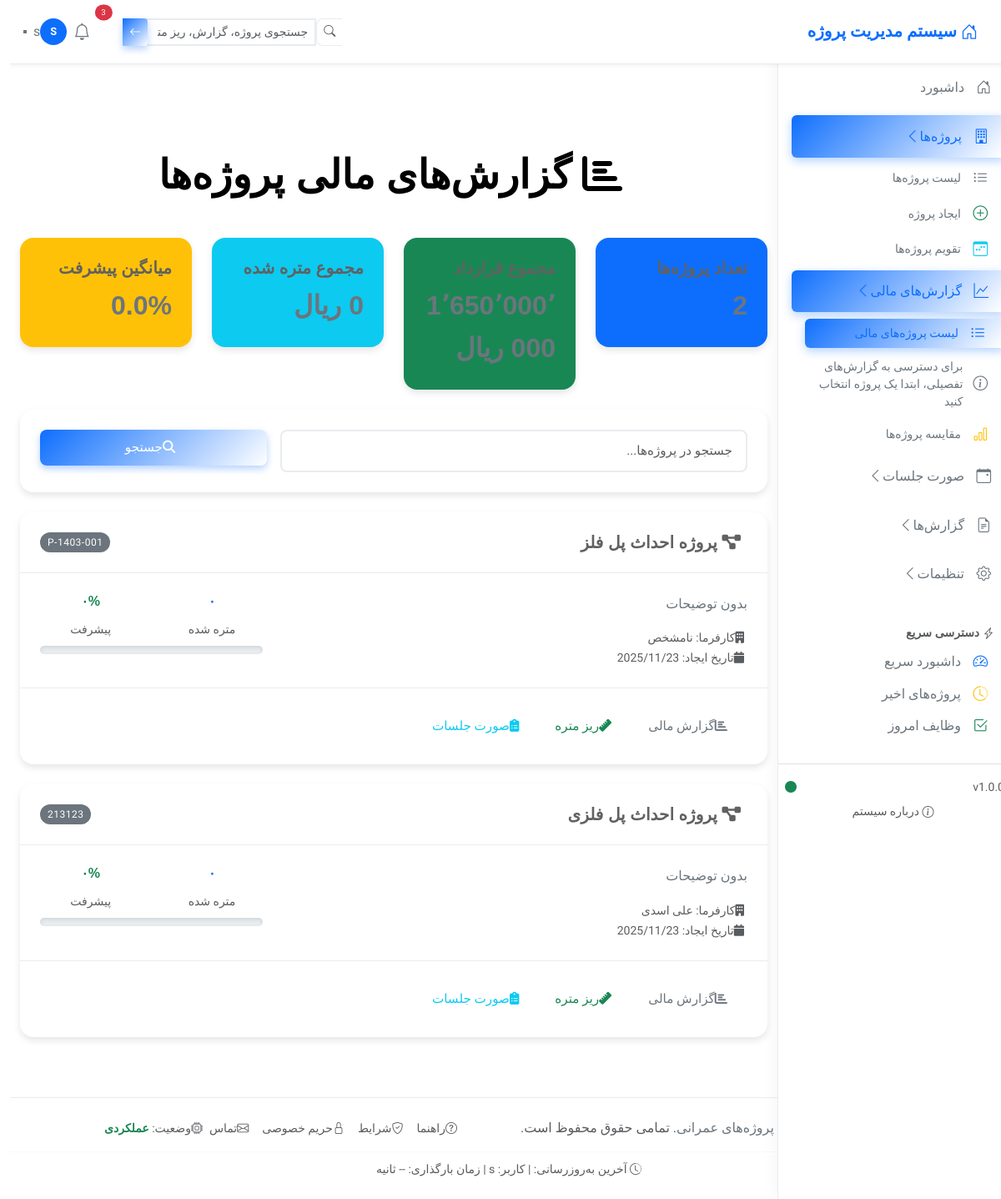
Before: /sooratvaziat/financial-reports/ (signed in) with the older database file.
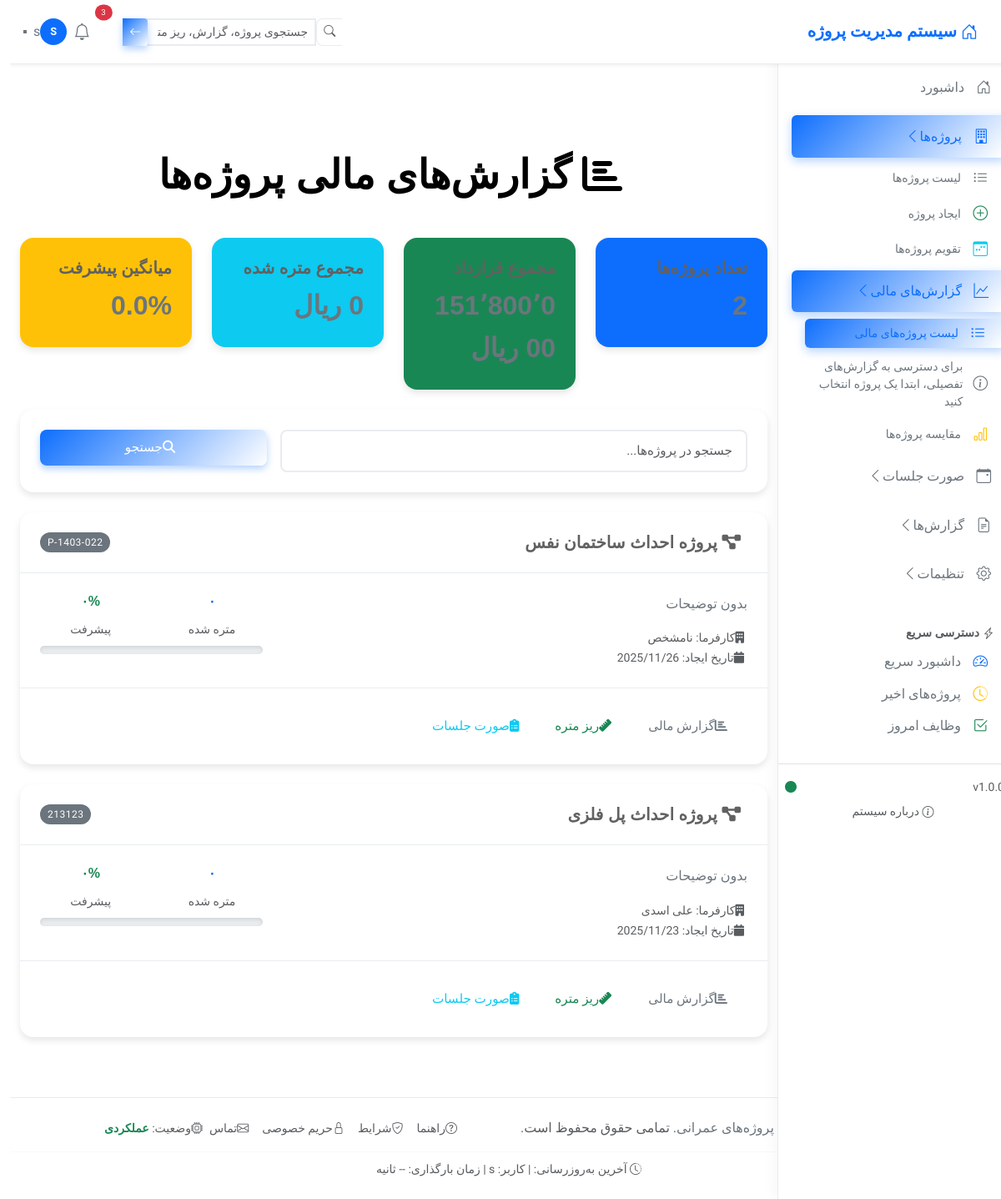
After: the same page with the newer database file.
### project/models.py (models this page shows, shortened)
class Project(models.Model):
    STATUS_CHOICES = [
        ('draft', _('پیش‌نویس')),
        ('active', _('فعال')),
        ('in_progress', _('در حال اجرا')),
        ('under_review', _('در حال بررسی')),
        ('awaiting_approval', _('منتظر تأیید')),
        ('completed', _('تمام‌شده')),
        ('suspended', _('معلق')),
        ('cancelled', _('لغو شده')),
    ]
    PROJECT_TYPE_CHOICES = [
        ('civil', _('عمرانی')),
        ('building', _('ساختمانی')),
        ('bridge', _('پل‌سازی')),
        ('dam', _('سدسازی')),
        ('road', _('جاده‌سازی')),
        ('electrical', _('برقی')),
        ('mechanical', _('مکانیکی')),
        ('other', _('سایر')),
    ]
    created_by = models.ForeignKey(
        User,
        on_delete=models.CASCADE,
        related_name='created_projects',
        verbose_name=_('ایجادکننده'),
        help_text=_('کاربری که این پروژه را ایجاد کرده است')
    )
    project_name = models.CharField(
        max_length=255,
        verbose_name=_("نام پروژه"),
        help_text=_("نام کامل و دقیق پروژه")
    )
    project_code = models.CharField(
        max_length=50,
        unique=True,
        verbose_name=_("کد پروژه"),
        help_text=_("کد منحصر به فرد پروژه - قابل تغییر نیست")
    )
    employer = models.CharField(
        max_length=255,
        verbose_name=_("کارفرما"),
        help_text=_("نام کامل کارفرما یا سازمان کارفرما")
    )
    contractor = models.CharField(
        max_length=255,
        verbose_name=_("پیمانکار"),
        help_text=_("نام کامل پیمانکار مجری پروژه")
    )
    consultant = models.CharField(
        max_length=255,
        blank=True,
        null=True,
        verbose_name=_("مدیر طرح یا مشاور"),
        help_text=_("نام مدیر طرح، مشاور یا شرکت مشاور")
    )
    supervising_engineer = models.CharField(
        max_length=255,
        blank=True,
        null=True,
        verbose_name=_("مهندس ناظر"),
        help_text=_("نام مهندس ناظر پروژه")
    )
    city = models.CharField(
        max_length=100,
        verbose_name=_("شهر پروژه"),
        help_text=_("شهر محل اجرای پروژه")
    )
    province = models.CharField(
        max_length=100,
        verbose_name=_("استان"),
        help_text=_("استان محل پروژه")
    )
    country = models.CharField(
        max_length=100,
        default="ایران",
        verbose_name=_("کشور"),
        help_text=_("کشور محل پروژه")
    )
    contract_number = models.CharField(
        max_length=50,
        verbose_name=_("شماره قرارداد"),
        help_text=_("شماره رسمی قرارداد")
    )
    contract_date = models.DateField(
        verbose_name=_("تاریخ قرارداد"),
        help_text=_("تاریخ انعقاد قرارداد")
    )
    execution_year = models.IntegerField(
        validators=[
            MinValueValidator(1370),
            MaxValueValidator(1410)
        ],
        verbose_name=_("سال اجرا بر اساس صورت وضعیت"),
        help_text=_("سال شروع اجرای پروژه یا صدور صورت وضعیت")
    )
    contract_amount = models.DecimalField(
        max_digits=15,
        decimal_places=0,
        validators=[MinValueValidator(100000)],
        verbose_name=_("مبلغ قرارداد"),
        help_text=_("مبلغ کل قرارداد به ریال")
    )
    vat_percentage = models.DecimalField(
        max_digits=5,
        decimal_places=2,
        default=10.00,  # 10% مالیات
        validators=[MinValueValidator(0), MaxValueValidator(100)],
        verbose_name=_("درصد مالیات بر ارزش افزوده"),
        help_text=_("درصد مالیات بر ارزش افزوده (مثال: 10)")
    )
    project_type = models.CharField(
        max_length=20,
        choices=PROJECT_TYPE_CHOICES,
        default='civil',
        verbose_name=_("نوع پروژه"),
        help_text=_("دسته‌بندی نوع پروژه")
    )
    status = models.CharField(
        max_length=20,
        choices=STATUS_CHOICES,
        default='active',
        verbose_name=_("وضعیت پروژه"),
        help_text=_("وضعیت فعلی پروژه")
    )
    contract_file = models.FileField(
        upload_to='contracts/%Y/%m/',
        blank=True,
        null=True,
        verbose_name=_("فایل قرارداد"),
        help_text=_("فایل PDF یا Word قرارداد")
    )
    amount = models.DecimalField(
        max_digits=21,
        decimal_places=2,
        validators=[MinValueValidator(0)],
        blank=True,
        null=True,
        verbose_name=_("مبلغ صورت وضعیت"),
        help_text=_("مبلغ آخرین صورت وضعیت (اختیاری)")
    )
    description = models.TextField(
        blank=True,
        null=True,
        verbose_name=_("توضیحات"),
        help_text=_("توضیحات اضافی درباره پروژه")
    )
    is_active = models.BooleanField(
        default=True,
        verbose_name=_("فعال/غیرفعال"),
        help_text=_("برای حذف نرم: غیرفعال = مخفی از لیست‌ها")
    )
    created_at = models.DateTimeField(
        auto_now_add=True,
        verbose_name=_("زمان ایجاد")
    )
    updated_at = models.DateTimeField(
        auto_now=True,
        verbose_name=_("زمان آخرین ویرایش")
    )
    deleted_at = models.DateTimeField(
        null=True,
        blank=True,
        verbose_name=_("زمان حذف")
    )
    modified_by = models.ForeignKey(
        User,
        on_delete=models.SET_NULL,
        null=True,
        blank=True,
        related_name='modified_projects',
        verbose_name=_("ویرایش‌کننده"),
        help_text=_("کاربر آخر ویرایش‌کننده")
    )
    history = HistoricalRecords(
        excluded_fields=['updated_at', 'is_active', 'deleted_at']
    )
    class Meta:
        verbose_name = _("پروژه عمرانی")
        verbose_name_plural = _("پروژه‌های عمرانی")
        ordering = ['-created_at', 'project_name']
        indexes = [
            models.Index(fields=['project_code', 'is_active']),
            models.Index(fields=['status', 'is_active']),
            models.Index(fields=['execution_year', 'is_active']),
            models.Index(fields=['city', 'province', 'is_active']),
        ]
        permissions = [
            ("can_assign_roles", "Can assign roles to projects"),
            ("can_manage_all_projects", "Can manage all projects"),
            ("can_view_all_projects", "Can view all projects"),
        ]

### sooratvaziat/views.py (the view, shortened to what this page needs)
# urls.py: path('financial-reports/', views.project_financial_report_list, name='project_financial_report_list'),
@login_required
def project_financial_report_list(request):
    if request.user.is_superuser:
        projects = Project.objects.filter(is_active=True)
    else:
        projects = Project.objects.filter(
            Q(is_active=True) &
            (Q(created_by=request.user) |
             Q(project_users__user=request.user, project_users__is_active=True))
        ).distinct()
    search_query = request.GET.get('search', '').strip()
    projects = projects.order_by('-created_at')
    project_ids = projects.values_list('id', flat=True)
    financial_summaries = ProjectFinancialSummary.objects.filter(
        project_id__in=project_ids
    ).select_related('project')
    financial_map = {summary.project_id: summary for summary in financial_summaries}
    paginator = Paginator(projects, 15)
    page_number = request.GET.get('page')
    page_obj = paginator.get_page(page_number)
    for project in page_obj.object_list:
        financial_summary = financial_map.get(project.id)
        if financial_summary:
            project.financial_summary_data = {
                'total_amount': financial_summary.total_amount or Decimal('0.00'),
                'total_with_vat': financial_summary.total_with_vat or Decimal('0.00'),
                'progress_percentage': financial_summary.progress_percentage or Decimal('0.00'),
                'sessions_count': financial_summary.sessions_count or 0,
                'approved_sessions_count': financial_summary.approved_sessions_count or 0,
                'total_items_count': financial_summary.total_items_count or 0,
                'last_updated': financial_summary.last_updated,
                'formatted_total_amount': format_number_int(financial_summary.total_amount),
                'formatted_total_vat': format_number_int(financial_summary.total_with_vat),
                'progress_percentage_display': f"{financial_summary.progress_percentage:.1f}%" if financial_summary.progress_percentage else '۰%',
                'has_financial_data': bool(financial_summary.total_amount and financial_summary.total_amount > 0),
                'progress_class': _get_progress_class(financial_summary.progress_percentage or 0),
            }
        else:
            project.financial_summary_data = get_empty_financial_summary()
    total_projects = page_obj.paginator.count
    total_contract_amount = projects.aggregate(
        total=Sum('contract_amount')
    )['total'] or Decimal('0.00')
    total_measured_amount = sum(
        project.financial_summary_data['total_amount'] for project in page_obj.object_list
    )
    overall_progress = Decimal('0.00')
    if total_contract_amount > 0:
        overall_progress = (total_measured_amount / total_contract_amount) * 100
    context = {
        'projects': page_obj,
        'search_query': search_query,
        'total_projects': total_projects,
        'total_contract_amount': total_contract_amount,
        'formatted_total_contract': format_number_int(total_contract_amount),
        'total_measured_amount': total_measured_amount,
        'formatted_total_measured': format_number_int(total_measured_amount),
        'overall_progress_percentage': overall_progress,
        'formatted_overall_progress': f"{overall_progress:.1f}%",
        'title': 'گزارش‌های مالی پروژه‌ها',
        'page_title': 'لیست پروژه‌های مالی',
        'active_menu': 'financial_reports',
    }
    return render(request, 'sooratvaziat/project_financial_report_list.html', context)

### accounts/templatetags/auth_tags.py (called while the page is built)
@register.filter
def has_any_project_role(user):
    if user.is_superuser:
        return True
    if UserRole.objects.filter(user=user, role='admin', is_active=True).exists():
        return True
    return ProjectUser.objects.filter(user=user, is_active=True).exists()

@register.filter
def can_access_management(user):
    if user.is_superuser:
        return True
    if UserRole.objects.filter(user=user, role='admin', is_active=True).exists():
        return True
    return user.is_staff

### sooratvaziat/utils.py (called while the page is built)
def format_number_int(value):
    try:
        v = int(Decimal(value).quantize(Decimal('1'), rounding=ROUND_HALF_UP))
        return f"{v:,}".replace(",", "٬")
    except Exception:
        return "۰"

### sooratvaziat/views.py (called while the page is built)
def get_empty_financial_summary():
    return {
        'total_amount': Decimal('0.00'),
        'total_with_vat': Decimal('0.00'),
        'progress_percentage': Decimal('0.00'),
        'sessions_count': 0,
        'approved_sessions_count': 0,
        'total_items_count': 0,
        'last_updated': None,
        'formatted_total_amount': '۰',
        'formatted_total_vat': '۰',
        'progress_percentage_display': '۰%',
        'has_financial_data': False,
        'progress_class': 'danger',
    }

### templates/sooratvaziat/project_financial_report_list.html (shortened to what the changed rows need)
{% extends 'layout/project_base.html' %}
{% load humanize %}
{% load auth_tags %}
{% block content %}
<div class="container py-4">
    <div class="header-section text-center">
        <div class="container">
            <h1 class="display-5 fw-bold mb-3">
                <i class="fas fa-chart-bar me-2"></i>
                گزارش‌های مالی پروژه‌ها
            </h1>
        </div>
    </div>
    <div class="row mb-4">
        <div class="col-md-3">
            <div class="card bg-primary text-white">
                <div class="card-body">
                    <h2 class="card-text">{{ total_projects }}</h2>
                </div>
            </div>
        </div>
        <div class="col-md-3">
            <div class="card bg-success text-white">
                <div class="card-body">
                    <h5 class="card-title">مجموع قرارداد</h5>
                    <h2 class="card-text">{{ formatted_total_contract }} ریال</h2>
                </div>
            </div>
        </div>
        <div class="col-md-3">
            <div class="card bg-info text-white">
                <div class="card-body">
                    <h2 class="card-text">{{ formatted_total_measured }} ریال</h2>
                </div>
            </div>
        </div>
        <div class="col-md-3">
            <div class="card bg-warning text-white">
                <div class="card-body">
                    <h2 class="card-text">{{ formatted_overall_progress }}</h2>
                </div>
            </div>
        </div>
    </div>
    {% if projects %}
    <div class="row">
        {% for project in projects %}
        <div class="col-12 mb-4">
            <div class="card project-card">
                <div class="card-header d-flex justify-content-between align-items-center">
                    <h5 class="card-title mb-0">
                        <i class="fas fa-project-diagram me-2"></i>
                        {{ project.project_name }}
                    </h5>
                    <span class="badge bg-secondary">{{ project.project_code|default:"بدون کد" }}</span>
                </div>
                <div class="card-body">
                    <div class="row">
                        <div class="col-md-8">
                            <p class="card-text">{{ project.description|default:"بدون توضیحات" }}</p>
                            <div class="project-info">
                                <small class="text-muted">
                                    <i class="fas fa-building me-1"></i>کارفرما: {{ project.employer|default:"نامشخص" }}
                                </small>
                                <br>
                                <small class="text-muted">
                                    <i class="fas fa-calendar me-1"></i>تاریخ ایجاد: {{ project.created_at|date:"Y/m/d" }}
                                </small>
                            </div>
                        </div>
                        <div class="col-md-4">
                            <div class="financial-stats">
                                <div class="row text-center">
                                    <div class="col-6">
                                        <h6 class="text-primary">{{ project.financial_info.formatted_total_amount|default:"۰" }}</h6>
                                        <small class="text-muted">متره شده</small>
                                    </div>
                                    <div class="col-6">
                                        <h6 class="text-success">{{ project.financial_info.progress_percentage_display|default:"۰%" }}</h6>
                                        <small class="text-muted">پیشرفت</small>
                                    </div>
                                </div>
                                <div class="progress mt-2" style="height: 10px;">
                                </div>
                            </div>
                        </div>
                    </div>
                </div>
                <div class="card-footer">
                    <div class="btn-group" role="group">
                        <a href="{% url 'sooratvaziat:project_financial_report' pk=project.id %}"
                           class="btn btn-outline-primary btn-sm">
                            <i class="fas fa-chart-bar me-1"></i>گزارش مالی
                        </a>
                        <a href="{% url 'sooratvaziat:riz_metre_discipline_list' pk=project.id %}"
                           class="btn btn-outline-success btn-sm">
                            <i class="fas fa-ruler me-1"></i>ریز متره
                        </a>
                        <a href="{% url 'sooratvaziat:session_list' pk=project.id %}"
                           class="btn btn-outline-info btn-sm">
                            <i class="fas fa-clipboard-list me-1"></i>صورت جلسات
                        </a>
                    </div>
                </div>
            </div>
        </div>
        {% endfor %}
    </div>
    {% endif %}
</div>
{% endblock %}

Changed rows visible on the page:
no longer on this page (row edited): Project: project_name "پروژه احداث پل فلز", project_code "P-1403-001", description "بدون توضیحات", employer "نامشخص", created_at "2025/11/23", financial_info.progress_percentage_display "۰%"
added Project: project_name "پروژه احداث ساختمان نفس", project_code "P-1403-022", description "بدون توضیحات", employer "نامشخص", created_at "2025/11/26", financial_info.progress_percentage_display "۰%"
Other visible differences:
text no longer shown: "1٬650٬000٬000"
text now shown: "151٬800٬000"
